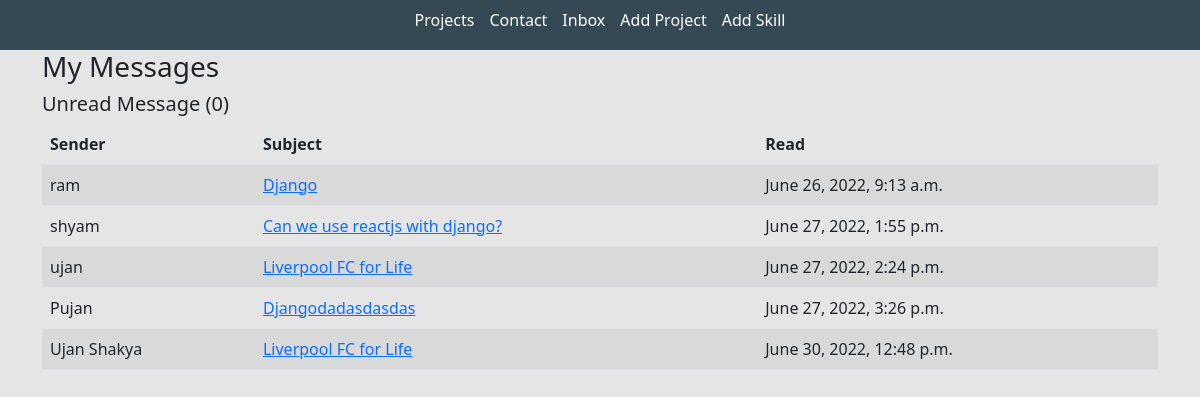
The page /inbox/ (signed in) on the database its author committed.
### base/models.py (models this page shows, shortened)
class Message(models.Model):
    name = models.CharField(max_length=200, null=True)
    email = models.CharField(max_length=200, null=True)
    subject = models.CharField(max_length=200, null=True)
    body = models.TextField()
    is_read = models.BooleanField(default=False)
    created = models.DateTimeField(auto_now_add=True)
    id = models.UUIDField(
        primary_key=True,
        default=uuid.uuid4,
        unique=True,
        editable=False)

### base/views.py (the view)
# urls.py: path('inbox/', views.inboxPage, name='inbox'),
def inboxPage(request):
    inbox = Message.objects.all().order_by('is_read')
    unreadCount = Message.objects.filter(is_read=False).count()
    context = {'inbox': inbox, 'unreadCount': unreadCount}
    return render(request, 'base/inbox.html', context)

### base/templates/base/inbox.html
{% extends 'base/main.html' %}
{% load static %}
{% block content %}
<div class="container">
    <h3>My Messages</h3>
    <h5>Unread Message ({{unreadCount}})</h5>
    <table class="table table-striped">
        <thead>
            <tr>
                <th>Sender</th>
                <th>Subject</th>
                <th>Read</th>
            </tr>
        </thead>
        <tbody>
            {% for message in inbox %}
            {% if message.is_read %}
            <tr>
                {% else %}
            <tr style="font-weight: 900;">
                {% endif %}
                <td>{{message.name}}</td>
                <td><a href="{% url 'message' message.id%}">{{message.subject}}</a></td>
                <td>{{message.created}}</td>
            </tr>
            {% endfor %}
        </tbody>
    </table>
</div>
{% endblock content %}

### static/styles/main.css (style rules this page uses)
body { background-color: #E5E5E5; }

### rows shown on the page
Message: name "ram", subject "Django", created "June 26, 2022, 9:13 a.m."
Message: name "shyam", subject "Can we use reactjs with django?", created "June 27, 2022, 1:55 p.m."
Message: name "ujan", subject "Liverpool FC for Life", created "June 27, 2022, 2:24 p.m."
Message: name "Pujan", subject "Djangodadasdasdas", created "June 27, 2022, 3:26 p.m."
Message: name "Ujan Shakya", subject "Liverpool FC for Life", created "June 30, 2022, 12:48 p.m."

### other values the page prints
{{ unreadCount }} "0"
